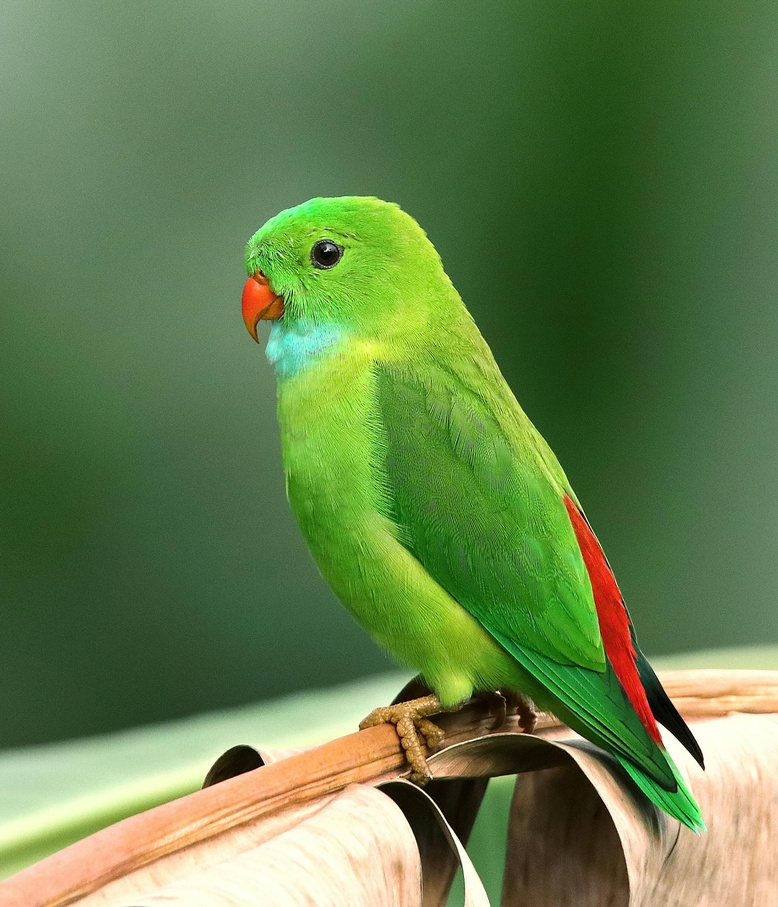
#> input picture Image Processing/photos/bird.jpg, 778 x 907 px, shrunk from 2250 x 2625 before the run, found by its file name
$ python negative_image.py
#> lines starting #> are read from the running program, lines starting #| are printed output that depends on the picture
# Done || 2024-07-04 || Negative Image
import matplotlib.pyplot as plt
import numpy as np
import cv2 as cv

def negate_image(image_path):
#> called with image_path = 'photos/bird.jpg'
    gray_image = cv.imread(image_path, cv.IMREAD_GRAYSCALE)
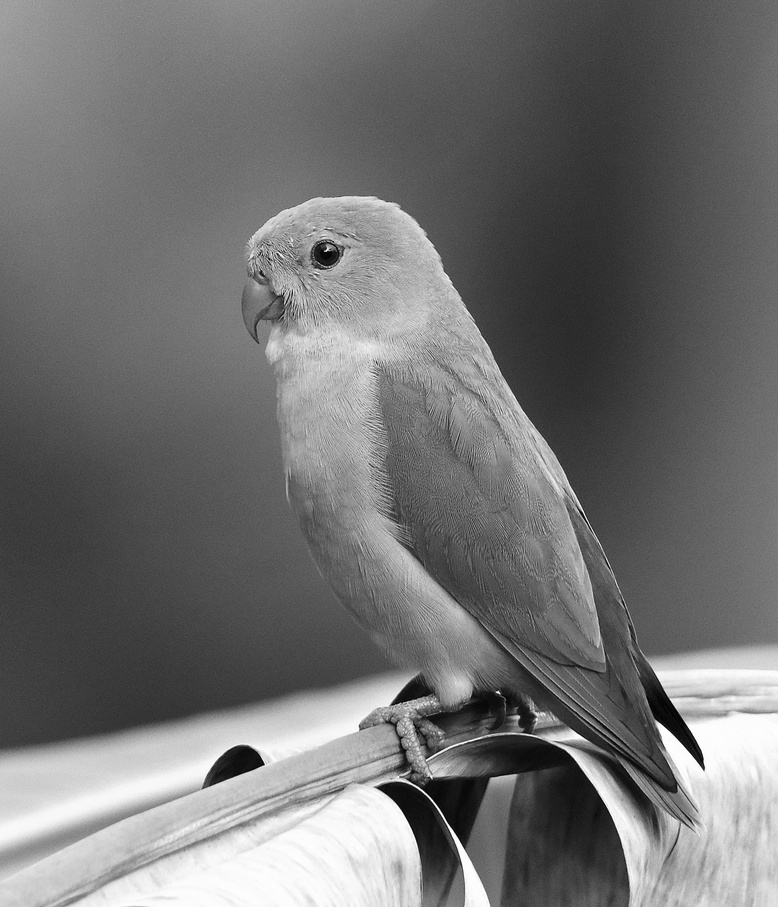
#> gray_image: shape (907, 778); min 0, max 255, mean 113.4

    # Negate the image
    if gray_image.dtype == np.uint8:
        neg_image = 255 - gray_image
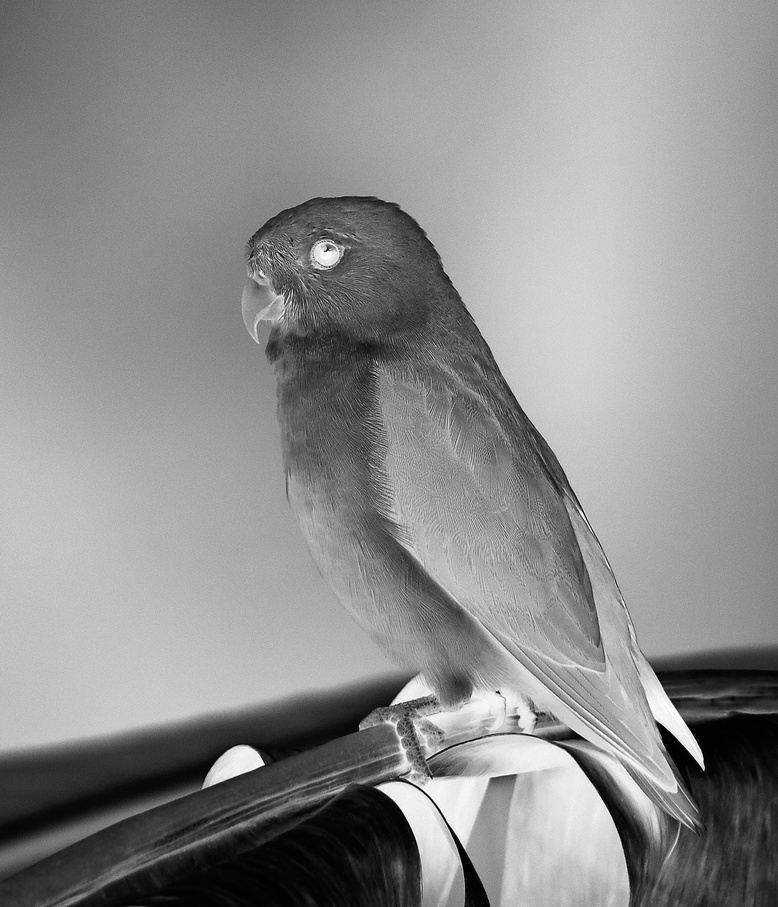
#> neg_image: shape (907, 778); min 0, max 255, mean 141.6
    # This checks if the image's pixel values are of type uint8 (unsigned 8 bit integer), which means they are integers ranging from 0 to 255.
    # For images with pixel values from 0 to 255, subtracting each pixel value from 255 creates the negative image. For example, a pixel value of 0 (black) becomes 255 (white), and a pixel value of 255 (white) becomes 0 (black).
    # Negate gareko image feri back lyaunu xa vane, run this function once again by keeping new image intensity as input.

    else:
        gray_image = gray_image / gray_image.max()
        neg_image = 1 - gray_image
    # gray image.max gives the maximum pixel value in the image (i.e., 255 for uint8 images). This line normalizes the pixel values to be between 0 and 1.
    # If the image's pixel values are not in the range 0-255, this part normalizes the pixel values to be between 0 and 1 by dividing by the maximum pixel value. Then, it creates the negative by subtracting these normalized values from 1.

    return gray_image, neg_image

image_path = 'photos/bird.jpg'

gray_image, neg_image = negate_image(image_path)

fig, axes = plt.subplots(1, 2, figsize=(12, 6))
axes[0].imshow(gray_image, cmap='gray')
axes[0].set_title("Original Image")
axes[0].axis("off")
axes[1].imshow(neg_image, cmap='gray')
axes[1].set_title("Negative Image")
axes[1].axis("off")
plt.show()
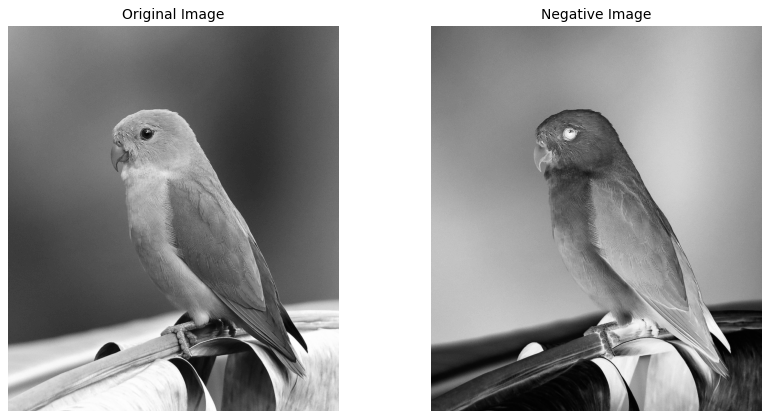
#> figure drawn by matplotlib, 2 panels

$ run again, with Image Processing/photos/11.jpg copied over Image Processing/photos/bird.jpg
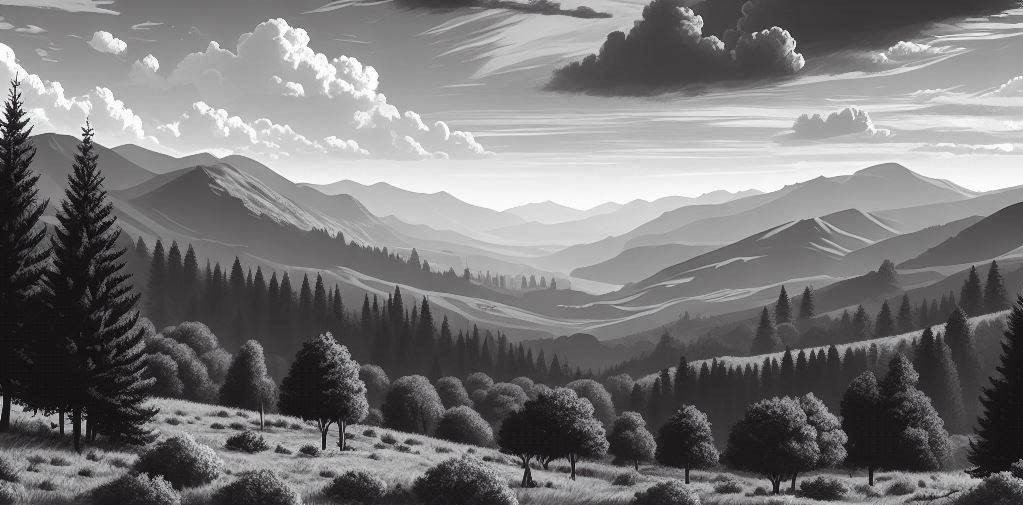
#> input picture Image Processing/photos/11.jpg, 1023 x 505 px, found by its file name
#> in negate_image, `neg_image = 255 - gray_image`:
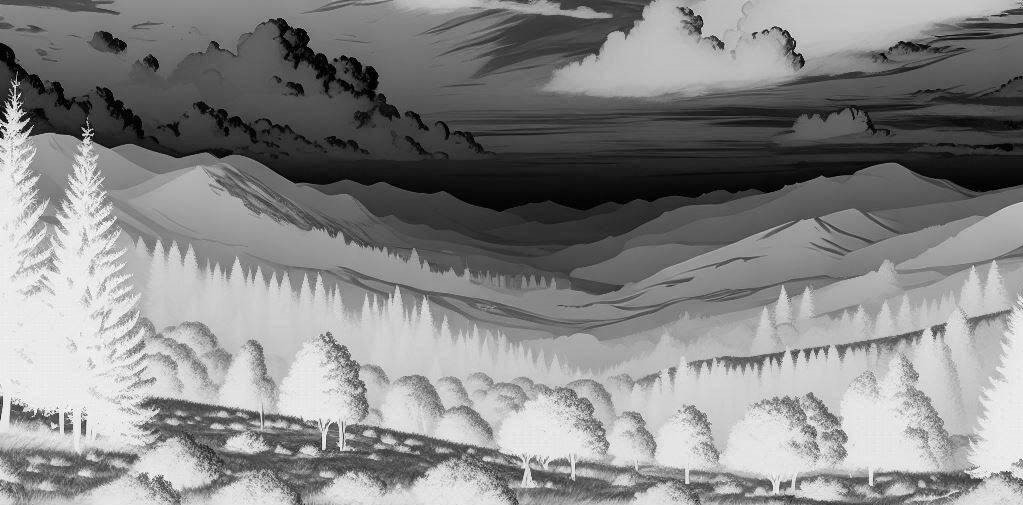
#> neg_image: shape (505, 1023); min 0, max 255, mean 135
#> `plt.show()`:
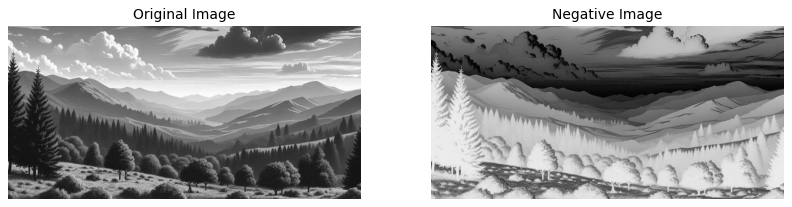
#> figure drawn by matplotlib, 2 panels

$ run again, with Image Processing/photos/3.jpg copied over Image Processing/photos/bird.jpg
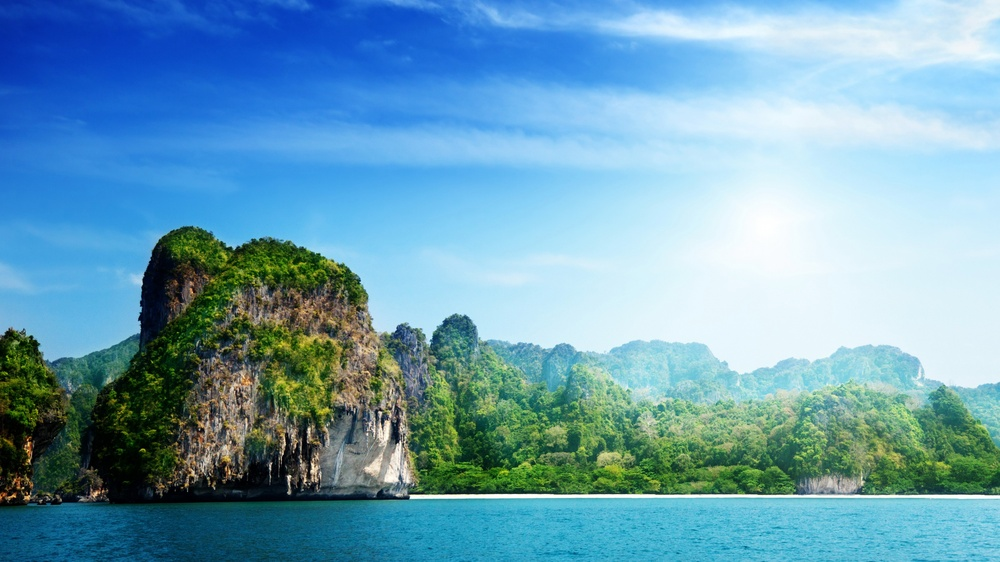
#> input picture Image Processing/photos/3.jpg, 1000 x 562 px, shrunk from 3840 x 2160 before the run, found by its file name
#> in negate_image, `neg_image = 255 - gray_image`:
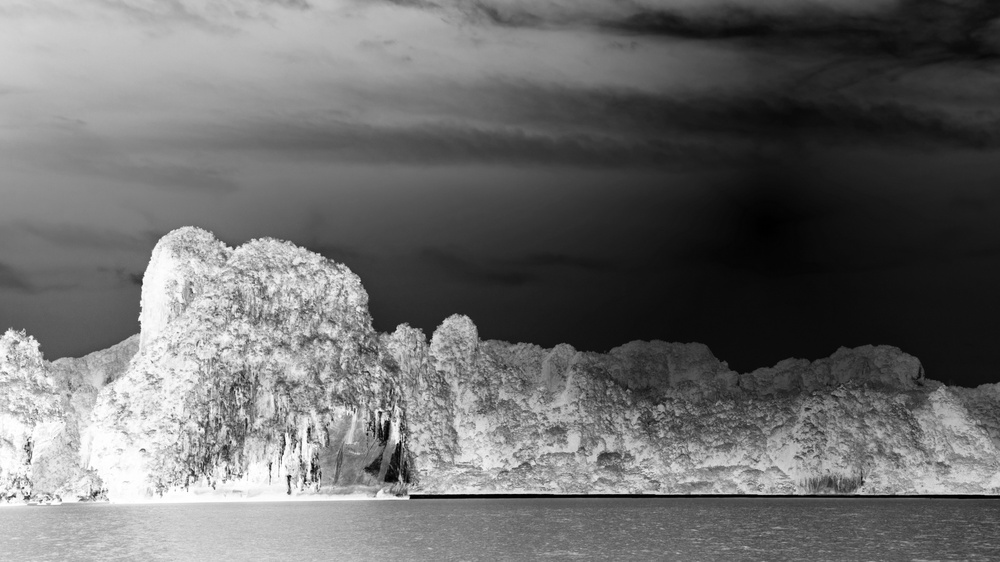
#> neg_image: shape (562, 1000); min 0, max 255, mean 108.2
#> `plt.show()`:
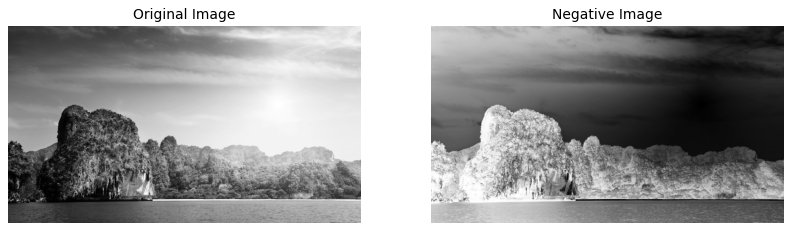
#> figure drawn by matplotlib, 2 panels
